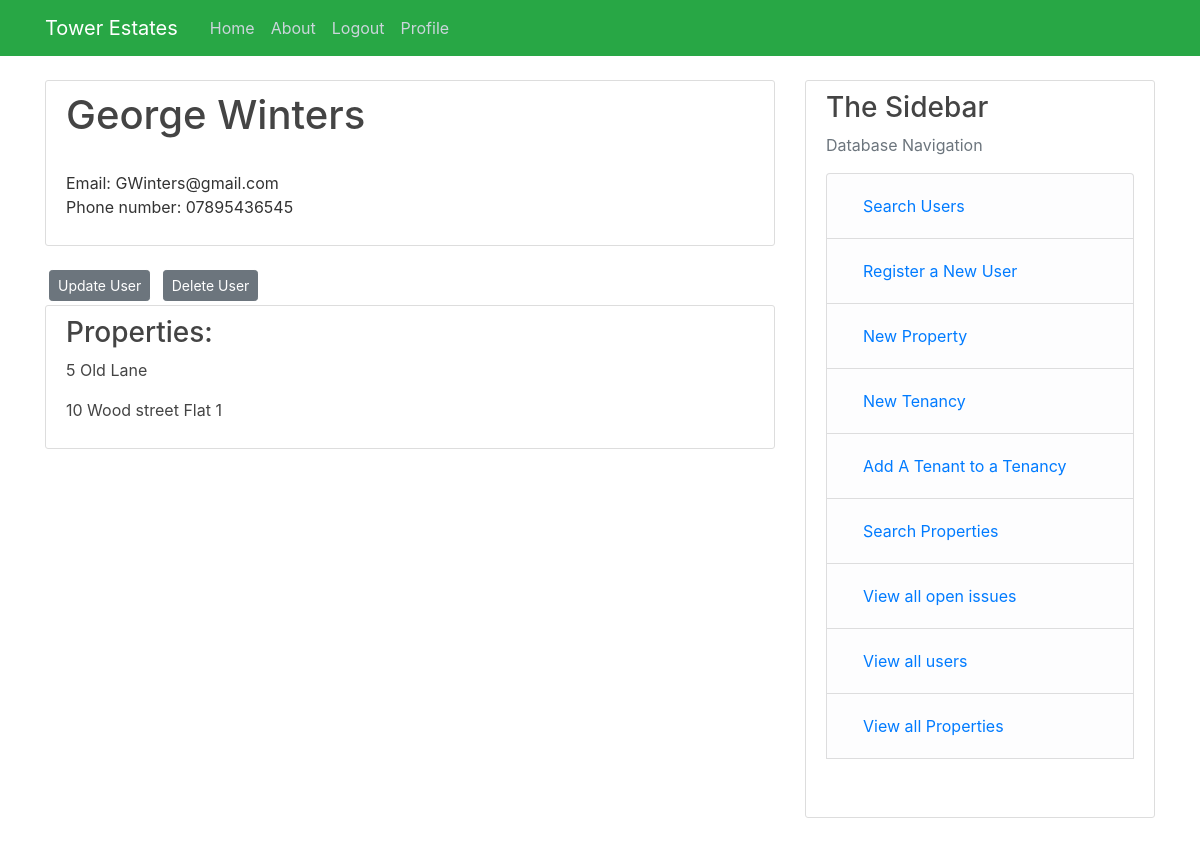
Screenshot of /Landlord/4 (signed in) with the database file from the repository.
### Tower/models.py (models this page shows, shortened)
class User(db.Model, UserMixin):  # User table
    user_id = db.Column(db.Integer, primary_key=True)
    name = db.Column(db.String(55), nullable=False)
    phone_number= db.Column(db.String(15), nullable=False)
    role= db.Column(db.String(12), nullable=False)
    email = db.Column(db.String(120), unique=True, nullable=False)
    business= db.Column(db.String(150), nullable=True)
    password = db.Column(db.String(64), nullable=False)
    properties = db.relationship("Properties",cascade="all, delete-orphan" ,backref="User", lazy=True)
    occupants = db.relationship("Tenancies", backref="User", secondary=occupants, lazy=True)
    contractor = db.relationship("Quotes", cascade="all, delete-orphan",backref="User", lazy=True)

class Properties(db.Model):  # Properties table
    property_id = db.Column(db.Integer, primary_key=True)
    address_line_1 = db.Column(db.String(35), nullable=False)
    address_line_2 = db.Column(db.String(20), nullable=True, default=" ")
    postcode = db.Column(db.String(10), nullable=False)
    landlord_id = db.Column(db.Integer, db.ForeignKey("user.user_id"), nullable=False)
    issue = db.relationship("Issue",cascade="all, delete-orphan", backref="Properties", lazy=True)

### Tower/routes.py (the view)
@app.route("/Landlord/<int:user_id>")  # Profile page for landlords
@login_required  # Login required
def Landlord(user_id):
    landlord = db.session.query(User).filter(User.user_id == user_id).first()  # Get's landlord's details
    if landlord.role != ("Landlord"):
        abort(404)
    if current_user.role != ("Admin") and current_user.user_id != user_id:
        abort(403)
    properties = db.session.query(Properties).filter(Properties.landlord_id == user_id).all()
    return render_template("Landlord.html", title="User Profile", landlord=landlord, properties=properties)

### Tower/models.py (called while the page is built)
@login_manager.user_loader
def load_user(user_id):
    return User.query.get(int(user_id))

### Tower/templates/Landlord.html
{% extends "layout.html" %}
{% block content %}
<div class="content-section">
    <h2 class="account-heading"> {{landlord.name}}</h2>
    <br>
    <p>Email: {{landlord.email }} <br>Phone number: {{landlord.phone_number}}</p>
</div>
{% if current_user.role == ('Admin') %}
<div>
    <a class="btn btn-secondary btn-sm m-1" href=" {{url_for('Update_User', user_id = landlord.user_id) }}">Update User</a>
    <a class="btn btn-secondary btn-sm m-1" href=" {{url_for('Delete_user', user_id = landlord.user_id) }}">Delete User</a>
</div>
{% endif %}
<div class="content-section">
    <h3>Properties: </h3>
    {%for places in properties%}
    <p><a class="article-title"  href="{{ url_for('Property',  property_id = places.property_id) }}"> {{places.address_line_1}} {{places.address_line_2}}</a></p>
    {%endfor%}
</div>
{% endblock content %}

### Tower/Static/main.css (style rules this page uses)
body { background: #ffffff; color: #333333; margin-top: 5rem; }
h1, h2, h3, h4, h5, h6 { color: #444444; }
.content-section { background: #ffffff; padding: 10px 20px; border: 1px solid #dddddd; border-radius: 3px; margin-bottom: 20px; }
.article-title { color: #444444; }
.account-heading { font-size: 2.5rem; }

### rows the page displays
User: name "George Winters", email "GWinters@gmail.com", phone_number "07895436545"
Properties: address_line_1 "5 Old Lane"
Properties: address_line_1 "10 Wood street", address_line_2 "Flat 1"
